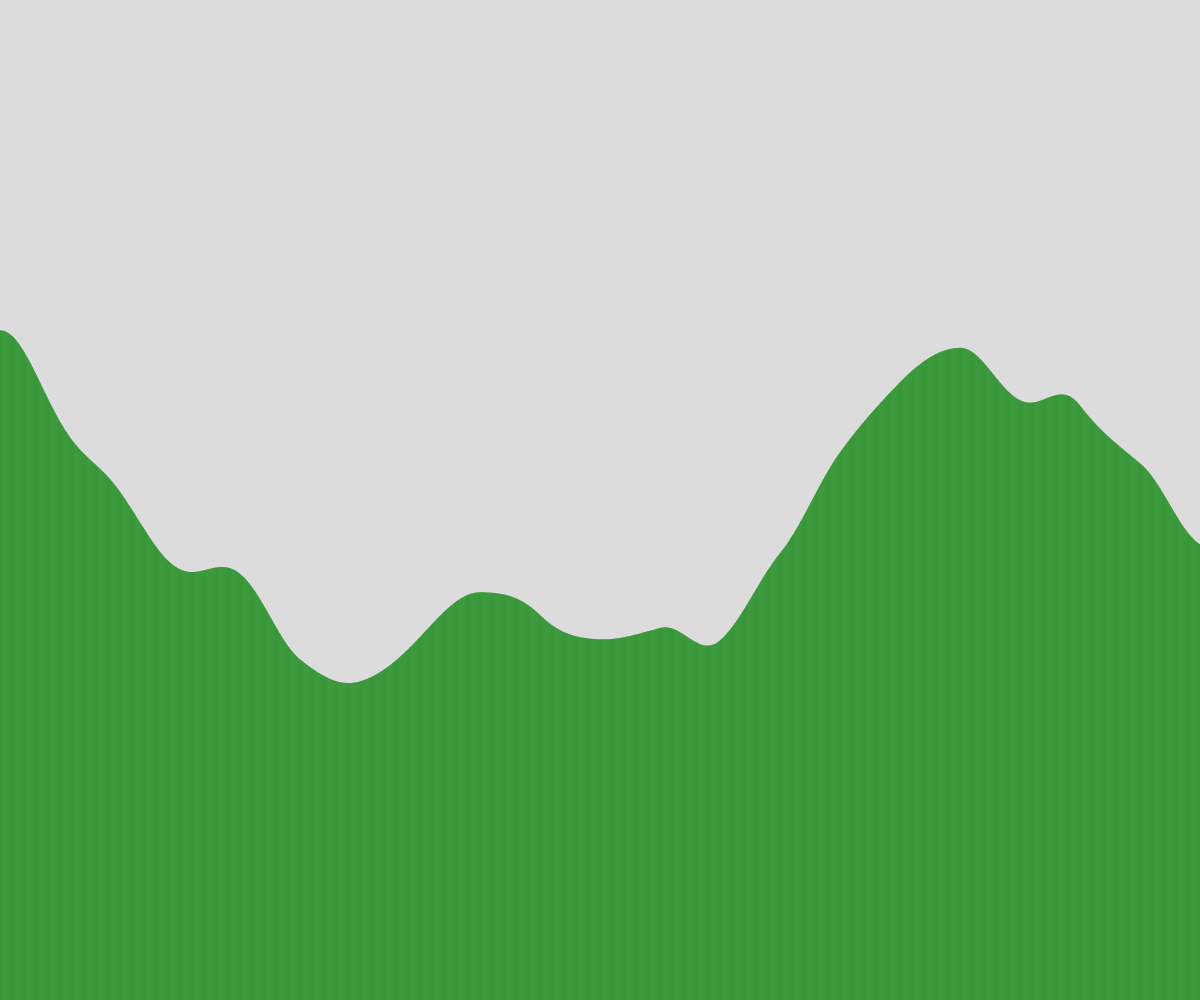
Frame 1 (no input)
Frame 60 (no input): identical to frame 1, image omitted
Frame 120 (the mouse pressed at the canvas centre since frame 60): identical to frame 1, image omitted

The p5.js sketch that drew this single still picture (run headless with seeded random() and noise() and a simulated clock; from frame 60 on, the mouse is pressed at the canvas centre):

// p5.js sketch
// ── sketch.js
// Terrain Generation Demo
// October 7thh

let terrain = [];
const NUMBER_OF_RECTS = 2500;

function setup() {
  createCanvas(windowWidth, windowHeight);
  let theWidth = width/NUMBER_OF_RECTS;
  generateTerrain(theWidth);
}

function draw() {
  background(220);

  for (let someRect of terrain) {
    noStroke();
    fill("green");
    rect(someRect.x, someRect.y, someRect.w, someRect.h);
  }
}

function generateTerrain(theWidth) {
  let time = 0; 
  let deltaTime = 0.001;
  for (let x = 0; x < width; x += theWidth) {
    let theHeight = noise(time) * height;
    let someRect = spawnRectangle(x, theHeight, theWidth);
    terrain.push(someRect);
    time += deltaTime;
  }
}

function spawnRectangle(leftSide, rectHeight, rectWidth) {
  let theRect = {
    x: leftSide,
    y: height - rectHeight,
    w: rectWidth,
    h: rectHeight,
  };

  return theRect;
}
